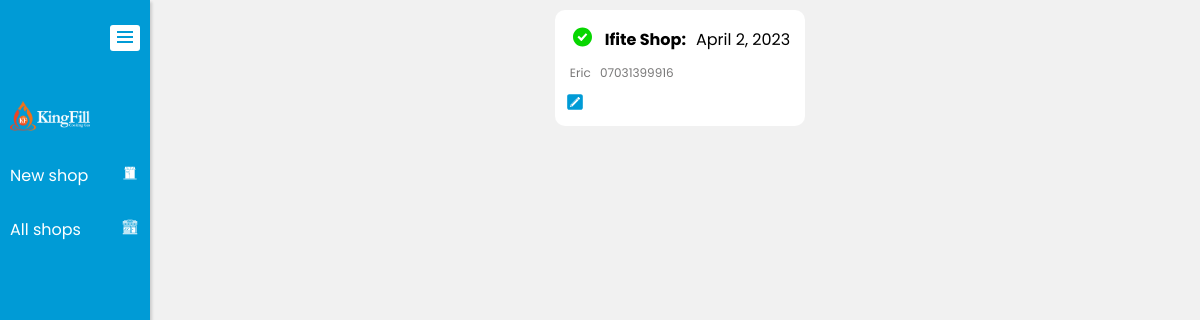
Page /shops (signed in) on the earlier database version.
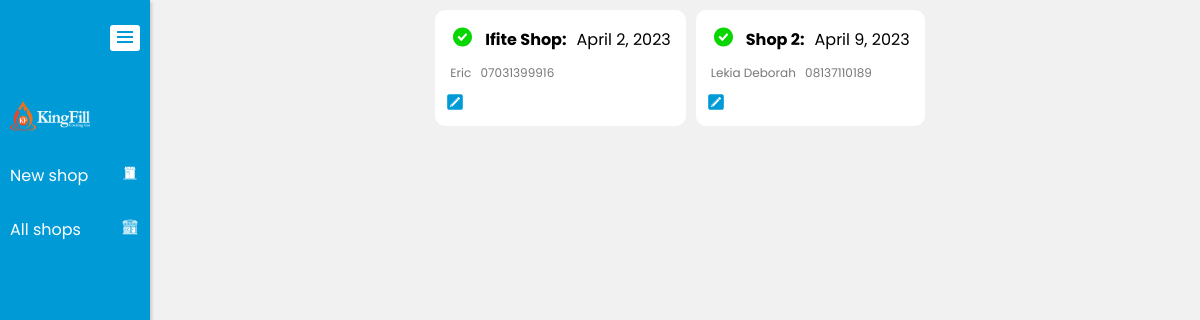
Same page on the later database version.
### GasApp/models.py (models this page shows, shortened)
class Shop(models.Model):
    user = models.OneToOneField(User, null=True, related_name = 'user', on_delete=models.SET_NULL)
    shop_name = models.CharField(max_length=500, null=True, blank=True, default="Shop 1", unique=True)
    date_created = models.DateField(null=True, default=date.today)
    location = models.CharField(max_length=500, null=True, blank=True)
    shop_manager = models.CharField(max_length=500, null=True, blank=True)
    manager_phone = models.CharField(max_length=500, null=True, blank=True)
    class Meta:
        ordering =['shop_name','date_created', 'id']

### GasApp/views.py (the view)
# urls.py: path('shops', views.ShopView.as_view(), name='shops'),
class ShopView(LoginRequiredMixin, ListView):
    model = Shop
    template_name = 'shop.html'
    context_object_name = 'shops'
    paginate_by = 12
    login_url = "GasApp:login"
    redirect_field_name = "redirect_to"

### GasApp/templates/shop.html (shortened to what this page needs)
{% extends 'base.html' %}
{% block content %}
{% if shops %}
<div class="batch-container">
    {% for shop in shops %}
        <div class="batch-card">
            <a href="{% url 'GasApp:shop-batches' shop.id %}"><div class="batch-content">
                <div class="batch-header">
                    <div class="opened-account-svg">
                    </div>
                    <h4>{{shop.shop_name}}:</h4>
                    <span>{{shop.date_created}}</span>
                </div>
                <div class="batch-more-content">
                    <span>{{shop.shop_manager}}</span>
                    <span>{{shop.manager_phone}}</span>
                </div>
            </div></a>
            <a href="{% url 'GasApp:shop-update' shop.id %}"><div class="update-batch">
            </div></a>
        </div>
    {% endfor %}
</div>
{% endif %}
{% endblock %}

Differences in the rows shown:
added Shop: shop_name "Shop 2", date_created "April 9, 2023", shop_manager "Lekia Deborah", manager_phone "08137110189"
